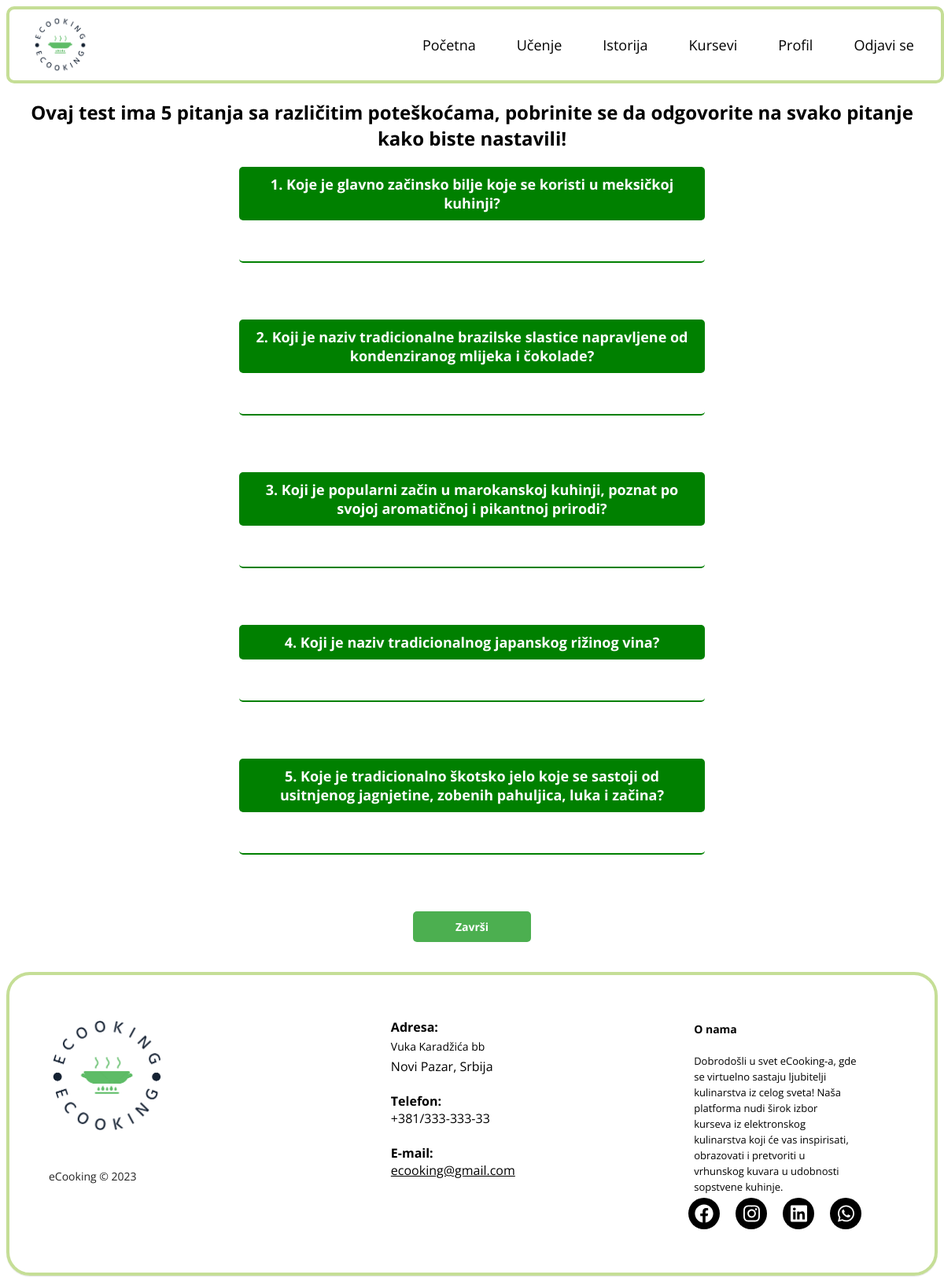
/Pages/Courses/CreateCourses/Test.php?IdKursa=27 (signed in), run on the app's committed database.
### tables this page shows
CREATE TABLE `pitanje` (
  `Id` int(255) NOT NULL,
  `Text` varchar(255) NOT NULL,
  `Tezina` int(255) NOT NULL,
  `KursId` int(255) NOT NULL,
  `Odgovor` varchar(255) NOT NULL
);

### Pages/Courses/CreateCourses/Test.php (the view, shortened to what this page needs)
<?php
include '../../../Components/Navbar/Navbar.php';
include_once '../../../Shared/connection.php';
$KursId = $_GET["IdKursa"];
$UserId = $_SESSION["UserName"];
$iterator = 0;
$check = "SELECT * FROM test WHERE UserName='$UserId' AND KursId='$KursId'";
$checkResult = $con->query($check);
$KeyArray = array();
if ($checkResult->num_rows > 0) {
    while ($row = $checkResult->fetch_assoc()) {
        $TestId = $row["Id"];
        $pitanjaQuery =  "SELECT * FROM  pitanje INNER JOIN pitanjetest on pitanje.Id = pitanjetest.PitanjaId WHERE pitanjetest.TestId= '$TestId'";
        $resultOfFetchingQuestions = $con->query($pitanjaQuery);
        while ($row2 = $resultOfFetchingQuestions->fetch_assoc()) {
            if ($row2["Odgovor"] != null || $row2["Odgovor"] != "")
                array_push($KeyArray, $row2["Odgovor"]);
        }
    }
}
echo "<h2 class='alignText'>Ovaj test ima 5 pitanja sa različitim poteškoćama, pobrinite se da odgovorite na svako pitanje kako biste nastavili!</h2>";
echo " <form method='POST'>";
echo '<div class="quiz-container">';
echo "<div>";
$Questions =  "SELECT pitanje.Id, pitanje.Odgovor, pitanje.Text FROM  pitanje INNER JOIN pitanjetest on pitanje.Id = pitanjetest.PitanjaId WHERE pitanjetest.TestId = '$TestId' ";
$result = $con->query($Questions);
if ($result->num_rows > 0) {
    while ($row = $result->fetch_assoc()) {
        $questionNumber = $iterator + 1;
        echo '<label for="text-input" class="custom-label">' . $questionNumber . '. ' . $row["Text"] . '?</label>';
        echo '<input type="text" name="' . $KeyArray[$iterator] . '"  id="text-input" class="custom-input">';
        $iterator = $iterator + 1;
    }
}
echo '<input type="submit" name="submit" class="submit" value="Završi" />';
echo '</div>';
echo '</div>';
echo " </form>";
include '../../../Components/Footer/footer.php';
?>

### Pages/Courses/CreateCourses/Test.php (style rules this page uses)
.quiz-container { width: 50%; margin: 0 auto; text-align: center; }
.custom-label { display: block; font-size: 18px; font-weight: bold; color: white; background-color: green; padding: 10px; border-radius: 5px; }
.custom-input { display: block; font-size: 16px; color: green; border: 2px solid green; padding: 10px; border-radius: 5px; margin-top: 5px; width: 100%; margin-bottom: 50px; border-top: 0; border-left: 0; border-right: 0; margin-top: 10px; }
input[type="submit"] { width: 150px; padding: 10px 20px; background-color: #4CAF50; font-weight: bold; font-size: 14px; color: white; border: none; border-radius: 5px; cursor: pointer; }
.alignText { text-align: center; }

### data on the page
pitanje: questionNumber "1", Text "Koje je glavno začinsko bilje koje se koristi u meksičkoj kuhinji"
pitanje: questionNumber "2", Text "Koji je naziv tradicionalne brazilske slastice napravljene od kondenziranog mlijeka i čokolade"
pitanje: questionNumber "3", Text "Koji je popularni začin u marokanskoj kuhinji, poznat po svojoj aromatičnoj i pikantnoj prirodi"
pitanje: questionNumber "4", Text "Koji je naziv tradicionalnog japanskog rižinog vina"
pitanje: questionNumber "5", Text "Koje je tradicionalno škotsko jelo koje se sastoji od usitnjenog jagnjetine, zobenih pahuljica, luka i začina"
